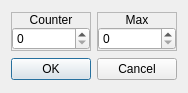
<?xml version="1.0" encoding="UTF-8"?>
<ui version="4.0">
 <class>ConfigureEvent_Random</class>
 <widget class="QDialog" name="ConfigureEvent_Random">
  <property name="geometry">
   <rect>
    <x>0</x>
    <y>0</y>
    <width>184</width>
    <height>93</height>
   </rect>
  </property>
  <property name="windowTitle">
   <string>Random</string>
  </property>
  <property name="styleSheet">
   <string notr="true">.QFrame
{
	border: 1px solid palette(text);
}

.QFrame&gt;QLabel
{
	background-color: palette(text);
	color: palette(window);
}</string>
  </property>
  <layout class="QGridLayout" name="gridLayout">
   <item row="0" column="0">
    <widget class="QFrame" name="frame_7">
     <property name="sizePolicy">
      <sizepolicy hsizetype="Preferred" vsizetype="Fixed">
       <horstretch>0</horstretch>
       <verstretch>0</verstretch>
      </sizepolicy>
     </property>
     <property name="frameShape">
      <enum>QFrame::StyledPanel</enum>
     </property>
     <property name="frameShadow">
      <enum>QFrame::Raised</enum>
     </property>
     <layout class="QVBoxLayout" name="verticalLayout_21">
      <property name="spacing">
       <number>0</number>
      </property>
      <property name="leftMargin">
       <number>0</number>
      </property>
      <property name="topMargin">
       <number>0</number>
      </property>
      <property name="rightMargin">
       <number>0</number>
      </property>
      <property name="bottomMargin">
       <number>0</number>
      </property>
      <item>
       <widget class="QLabel" name="label_25">
        <property name="sizePolicy">
         <sizepolicy hsizetype="Preferred" vsizetype="Fixed">
          <horstretch>0</horstretch>
          <verstretch>0</verstretch>
         </sizepolicy>
        </property>
        <property name="text">
         <string>Counter</string>
        </property>
        <property name="alignment">
         <set>Qt::AlignCenter</set>
        </property>
       </widget>
      </item>
      <item>
       <widget class="QWidget" name="widget_3" native="true">
        <layout class="QHBoxLayout" name="horizontalLayout">
         <property name="spacing">
          <number>0</number>
         </property>
         <property name="leftMargin">
          <number>0</number>
         </property>
         <property name="topMargin">
          <number>0</number>
         </property>
         <property name="rightMargin">
          <number>0</number>
         </property>
         <property name="bottomMargin">
          <number>0</number>
         </property>
         <item>
          <widget class="QSpinBox" name="numCounter">
           <property name="maximum">
            <number>3</number>
           </property>
          </widget>
         </item>
        </layout>
       </widget>
      </item>
     </layout>
    </widget>
   </item>
   <item row="0" column="1">
    <widget class="QFrame" name="frame_8">
     <property name="sizePolicy">
      <sizepolicy hsizetype="Preferred" vsizetype="Fixed">
       <horstretch>0</horstretch>
       <verstretch>0</verstretch>
      </sizepolicy>
     </property>
     <property name="frameShape">
      <enum>QFrame::StyledPanel</enum>
     </property>
     <property name="frameShadow">
      <enum>QFrame::Raised</enum>
     </property>
     <layout class="QVBoxLayout" name="verticalLayout_22">
      <property name="spacing">
       <number>0</number>
      </property>
      <property name="leftMargin">
       <number>0</number>
      </property>
      <property name="topMargin">
       <number>0</number>
      </property>
      <property name="rightMargin">
       <number>0</number>
      </property>
      <property name="bottomMargin">
       <number>0</number>
      </property>
      <item>
       <widget class="QLabel" name="label_26">
        <property name="sizePolicy">
         <sizepolicy hsizetype="Preferred" vsizetype="Fixed">
          <horstretch>0</horstretch>
          <verstretch>0</verstretch>
         </sizepolicy>
        </property>
        <property name="text">
         <string>Max</string>
        </property>
        <property name="alignment">
         <set>Qt::AlignCenter</set>
        </property>
       </widget>
      </item>
      <item>
       <widget class="QWidget" name="widget_4" native="true">
        <layout class="QHBoxLayout" name="horizontalLayout_2">
         <property name="spacing">
          <number>0</number>
         </property>
         <property name="leftMargin">
          <number>0</number>
         </property>
         <property name="topMargin">
          <number>0</number>
         </property>
         <property name="rightMargin">
          <number>0</number>
         </property>
         <property name="bottomMargin">
          <number>0</number>
         </property>
         <item>
          <widget class="QSpinBox" name="numMax">
           <property name="maximum">
            <number>255</number>
           </property>
          </widget>
         </item>
        </layout>
       </widget>
      </item>
     </layout>
    </widget>
   </item>
   <item row="1" column="0" colspan="2">
    <widget class="QDialogButtonBox" name="buttonBox">
     <property name="orientation">
      <enum>Qt::Horizontal</enum>
     </property>
     <property name="standardButtons">
      <set>QDialogButtonBox::Cancel|QDialogButtonBox::Ok</set>
     </property>
    </widget>
   </item>
  </layout>
 </widget>
 <resources/>
 <connections>
  <connection>
   <sender>buttonBox</sender>
   <signal>accepted()</signal>
   <receiver>ConfigureEvent_Random</receiver>
   <slot>accept()</slot>
   <hints>
    <hint type="sourcelabel">
     <x>248</x>
     <y>254</y>
    </hint>
    <hint type="destinationlabel">
     <x>157</x>
     <y>274</y>
    </hint>
   </hints>
  </connection>
  <connection>
   <sender>buttonBox</sender>
   <signal>rejected()</signal>
   <receiver>ConfigureEvent_Random</receiver>
   <slot>reject()</slot>
   <hints>
    <hint type="sourcelabel">
     <x>316</x>
     <y>260</y>
    </hint>
    <hint type="destinationlabel">
     <x>286</x>
     <y>274</y>
    </hint>
   </hints>
  </connection>
 </connections>
</ui>
